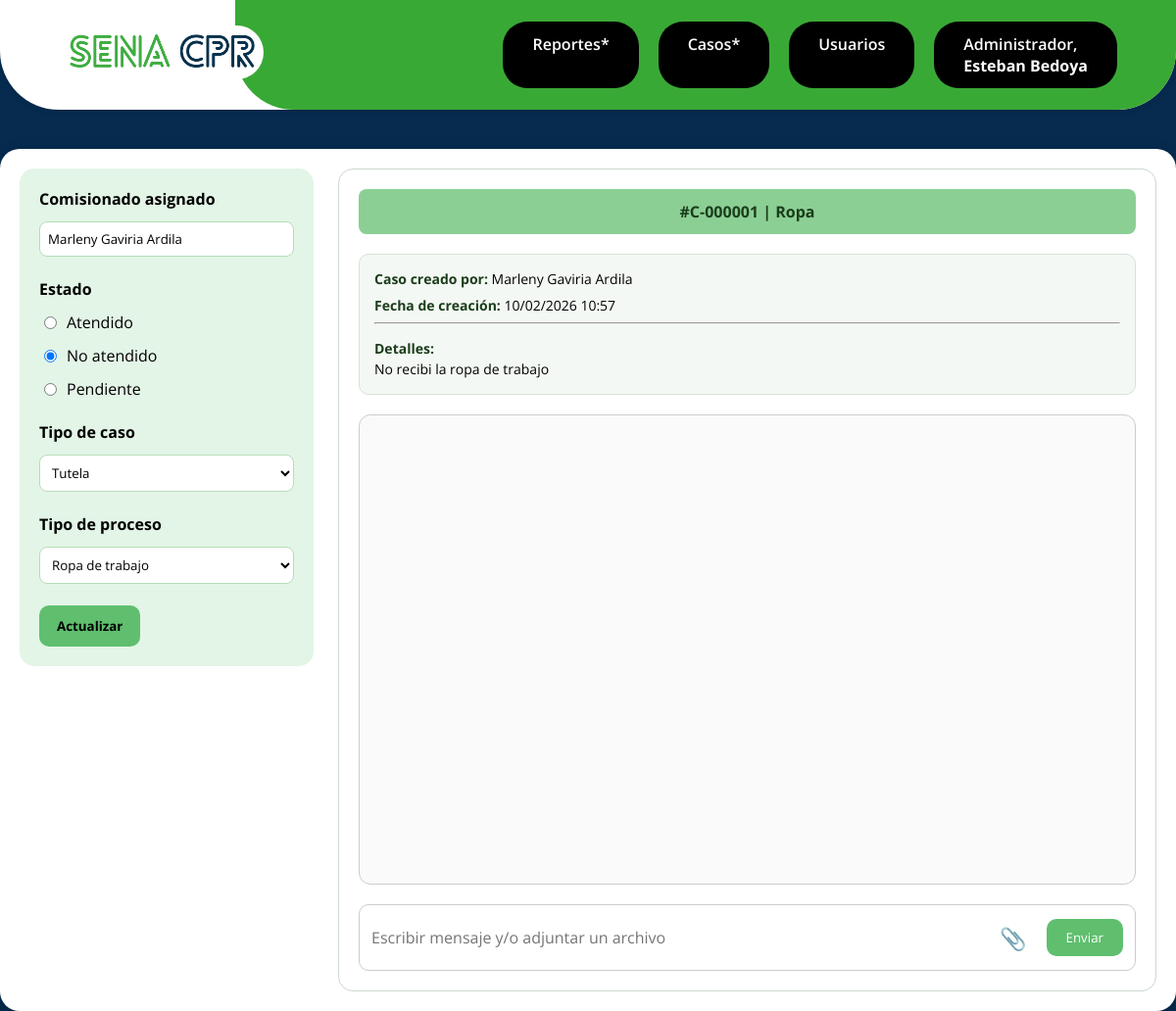
Page /public/caso.php?id=16 (signed in) on the committed database.
### tables this page shows
CREATE TABLE `casos` (
  `id` int(11) NOT NULL,
  `numero_caso` varchar(20) NOT NULL,
  `tipo_caso_id` int(11) NOT NULL,
  `tipo_proceso_id` int(11) NOT NULL,
  `asunto` varchar(200) NOT NULL,
  `detalles` text NOT NULL,
  `estado` enum('Atendido','No atendido','Pendiente') DEFAULT 'No atendido',
  `asignado_a` int(11) DEFAULT NULL,
  `fecha_creacion` datetime DEFAULT current_timestamp(),
  `fecha_cierre` datetime DEFAULT NULL
);

CREATE TABLE `usuarios` (
  `id` int(11) NOT NULL,
  `documento` varchar(20) NOT NULL,
  `username` varchar(50) NOT NULL,
  `password` varchar(255) NOT NULL,
  `rol` tinyint(4) NOT NULL CHECK (`rol` between 1 and 3),
  `estado` tinyint(1) NOT NULL DEFAULT 1,
  `correo` varchar(255) NOT NULL,
  `telefono` varchar(20) DEFAULT NULL,
  `remember_token` varchar(255) DEFAULT NULL,
  `creado_por` int(11) DEFAULT NULL,
  `fecha_creacion` datetime DEFAULT current_timestamp()
);

CREATE TABLE `tipos_caso` (
  `id` int(11) NOT NULL,
  `nombre` varchar(50) NOT NULL
);

CREATE TABLE `tipos_proceso` (
  `id` int(11) NOT NULL,
  `nombre` varchar(50) NOT NULL,
  `estado` tinyint(1) DEFAULT 1
);

### app/controllers/CasoController.php (called while the page is built, shortened)
<?php
require_once __DIR__ . '/../models/Caso.php';
class CasoController
{
    public function show($id)
    {
        $rol = $_SESSION['user']['rol'];
        $caso = Caso::find($id);
        $tiposCaso    = Caso::getTiposCaso();
        $tiposProceso = Caso::getTiposProcesoActivos();
        $view = $rol == 1 ? 'admin' : 'comisionado';
        require __DIR__ . "/../views/{$view}/caso.php";
    }
}

### app/models/Caso.php (called while the page is built, shortened)
<?php
class Caso
{
    private static function db()
    {
        static $db = null;
        if ($db === null) {
            $db = new PDO("mysql:host=localhost;dbname=project-cpr;charset=utf8", "root", "");
            $db->setAttribute(PDO::ATTR_ERRMODE, PDO::ERRMODE_EXCEPTION);
        }
        return $db;
    }
    public static function find($id)
    {
        $sql = "SELECT c.*, u.username AS asignado_a_nombre, tc.nombre AS tipo_caso_nombre, tp.nombre AS tipo_proceso_nombre
                FROM casos c
                LEFT JOIN usuarios u ON u.id = c.asignado_a
                JOIN tipos_caso tc ON tc.id = c.tipo_caso_id
                JOIN tipos_proceso tp ON tp.id = c.tipo_proceso_id
                WHERE c.id = ?";
        $stmt = self::db()->prepare($sql);
        $stmt->execute([$id]);
        return $stmt->fetch(PDO::FETCH_ASSOC);
    }
    public static function getTiposCaso()
    {
        $stmt = self::db()->prepare("SELECT * FROM tipos_caso");
        $stmt->execute();
        return $stmt->fetchAll(PDO::FETCH_ASSOC);
    }
    public static function getTiposProcesoActivos()
    {
        $stmt = self::db()->prepare("SELECT * FROM tipos_proceso WHERE estado = 1");
        $stmt->execute();
        return $stmt->fetchAll(PDO::FETCH_ASSOC);
    }
}

### app/views/components/caso.php (the view, shortened to what this page needs)
<link rel="stylesheet" href="/project-cpr/public/assets/css/globals/caso.css">
<div class="case-layout">
    <div class="case-sidebar">
        <form method="POST" action="/project-cpr/public/caso.php">
            <div class="filter-group">
                <label class="filter-title">Comisionado asignado</label>
                <input
                    type="text"
                    class="select-like"
                    value="<?= htmlspecialchars($caso['asignado_a_nombre'] ?? '') ?>"
                    disabled>
            </div>
            <br>
            <div class="filter-group">
                <label class="filter-title">Estado</label>
                <?php
                $estados = ['Atendido', 'No atendido', 'Pendiente'];
                foreach ($estados as $e):
                ?>
                    <label class="check-item">
                        <input
                            type="radio"
                            name="estado"
                            value="<?= $e ?>"
                            <?= $caso['estado'] === $e ? 'checked' : '' ?>
                            required>
                        <span><?= $e ?></span>
                    </label>
                <?php endforeach; ?>
            </div>
            <br>
            <div class="filter-group">
                <label class="filter-title">Tipo de caso</label>
                <select name="tipo_caso_id" required>
                    <?php foreach ($tiposCaso as $tc): ?>
                        <option value="<?= $tc['id'] ?>"
                            <?= $caso['tipo_caso_id'] == $tc['id'] ? 'selected' : '' ?>>
                            <?= htmlspecialchars($tc['nombre']) ?>
                        </option>
                    <?php endforeach; ?>
                </select>
            </div>
            <br>
            <div class="filter-group">
                <label class="filter-title">Tipo de proceso</label>
                <select name="tipo_proceso_id" required>
                    <?php foreach ($tiposProceso as $p): ?>
                        <option value="<?= $p['id'] ?>"
                            <?= $caso['tipo_proceso_id'] == $p['id'] ? 'selected' : '' ?>>
                            <?= htmlspecialchars($p['nombre']) ?><?= !empty($p['_inactivo']) ? ' (inactivo)' : '' ?>
                        </option>
                    <?php endforeach; ?>
                </select>
            </div>
            <br>
            <button type="submit" class="btn-actualizar">
                Actualizar
            </button>
        </form>
    </div>
    <div class="case-content">
        <div class="case-header">
            #<?= $caso['numero_caso'] ?> |
            <?= htmlspecialchars($caso['asunto']) ?>
        </div>
        <div class="case-info">
            <?php if (!empty($caso['asignado_a_nombre'])): ?>
                <div class="info-item">
                    <strong>Caso creado por:</strong>
                    <?= htmlspecialchars($caso['asignado_a_nombre']) ?>
                </div>
            <?php endif; ?>
            <?php if (!empty($caso['fecha_creacion'])): ?>
                <div class="info-item">
                    <strong>Fecha de creación:</strong>
                    <?= date("d/m/Y H:i", strtotime($caso['fecha_creacion'])) ?>
                </div>
            <?php endif; ?>
            <hr>
            <?php if (!empty($caso['detalles'])): ?>
                <div class="info-item info-detalles">
                    <strong>Detalles:</strong><br>
                    <?= nl2br(htmlspecialchars($caso['detalles'])) ?>
                </div>
            <?php endif; ?>
        </div>
        <div class="case-box">
            <div class="case-messages">
            </div>
        </div>
        <?php $casoAtendido = ($caso['estado'] === 'Atendido'); ?>
        <form
            class="msg-input-box"
            method="POST"
            enctype="multipart/form-data"
            action="/project-cpr/public/caso.php">
            <input
                type="text"
                name="mensaje"
                placeholder="Escribir mensaje y/o adjuntar un archivo"
                class="msg-input"
                <?= $casoAtendido ? 'disabled' : '' ?>>
            <label class="btn-attach">
                📎
            </label>
            <button class="btn-enviar" <?= $casoAtendido ? 'disabled' : '' ?>>Enviar</button>
        </form>
    </div>
</div>

### public/assets/css/globals/base.css (style rules this page uses)
* { margin: 0; padding: 0; box-sizing: border-box; font-family: 'Open Sans', sans-serif; }
html, body { color: #fff; height: 100%; min-height: 100%; background-color: #062b4f; overscroll-behavior: none; }

### public/assets/css/globals/caso.css (style rules this page uses)
.case-layout { display: grid; grid-template-columns: 300px 1fr; gap: 25px; }
.case-sidebar { background: #e3f5e6; color: #000; padding: 20px; border-radius: 15px; height: max-content; display: flex; flex-direction: column; gap: 35px; }
.case-sidebar .filter-title, .case-sidebar span, .case-sidebar label { color: #000 !important; }
.filter-group { display: flex; flex-direction: column; gap: 12px; }
.filter-title { font-weight: 700; font-size: 16px; color: #2e5a2e; }
.check-item { display: flex; align-items: center; gap: 10px; margin-left: 5px; }
.case-sidebar select { padding: 8px; border-radius: 8px; border: 1px solid #b7dcb9; background: #fff; }
.case-sidebar .select-like { padding: 8px; border-radius: 8px; border: 1px solid #b7dcb9; background: #fff; color: #000; }
.btn-actualizar { padding: 12px 18px; background: #5fbf6e; border: none; border-radius: 10px; cursor: pointer; font-weight: 700; transition: .2s; }
.case-content { background: #fff; padding: 20px; border-radius: 15px; border: 1px solid #cdd8ce; display: flex; flex-direction: column; gap: 20px; }
.case-header { background: #8bcf94; padding: 12px; border-radius: 8px; font-weight: 700; color: #1b3d1b; text-align: center; }
.case-box { border: 1px solid #ccc; padding: 20px; border-radius: 12px; background: #fafafa; display: flex; flex-direction: column; gap: 25px; height: 60vh; }
.case-messages { flex: 1; overflow-y: auto; padding-right: 8px; }
.msg-input-box { display: flex; align-items: center; gap: 10px; border: 1px solid #ccc; padding: 12px; border-radius: 10px; }
.msg-input { flex: 1; border: none; background: transparent; font-size: 16px; outline: none; }
.btn-enviar { padding: 10px 20px; background: #5fbf6e; color: #fff; border: none; border-radius: 10px; cursor: pointer; }
.btn-attach { font-size: 22px; cursor: pointer; padding: 6px 10px; border-radius: 6px; transition: 0.2s; user-select: none; }
.case-info { background: #f4f8f4; border: 1px solid #d6e4d8; border-radius: 10px; padding: 15px; display: flex; flex-direction: column; gap: 8px; font-size: 14px; color: #000; }
.info-item { color: #000; }
.info-item strong { color: #1b3d1b; font-weight: 700; }
.info-detalles { margin-top: 6px; line-height: 1.5; }

### rows in the picture
casos: asignado_a.username "Marleny Gaviria Ardila", estado "☐ Atendido", estado "☑ No atendido", estado "☐ Pendiente", tipo_caso_id "Tutela", tipo_proceso_id "Ropa de trabajo", numero_caso "C-000001", asunto "Ropa", fecha_creacion "10/02/2026 10:57", detalles "No recibi la ropa de trabajo"

### other values in the picture
$_SESSION['user']['username'] "Esteban Bedoya"
$e "Atendido"
$e "No atendido"
$e "Pendiente"
